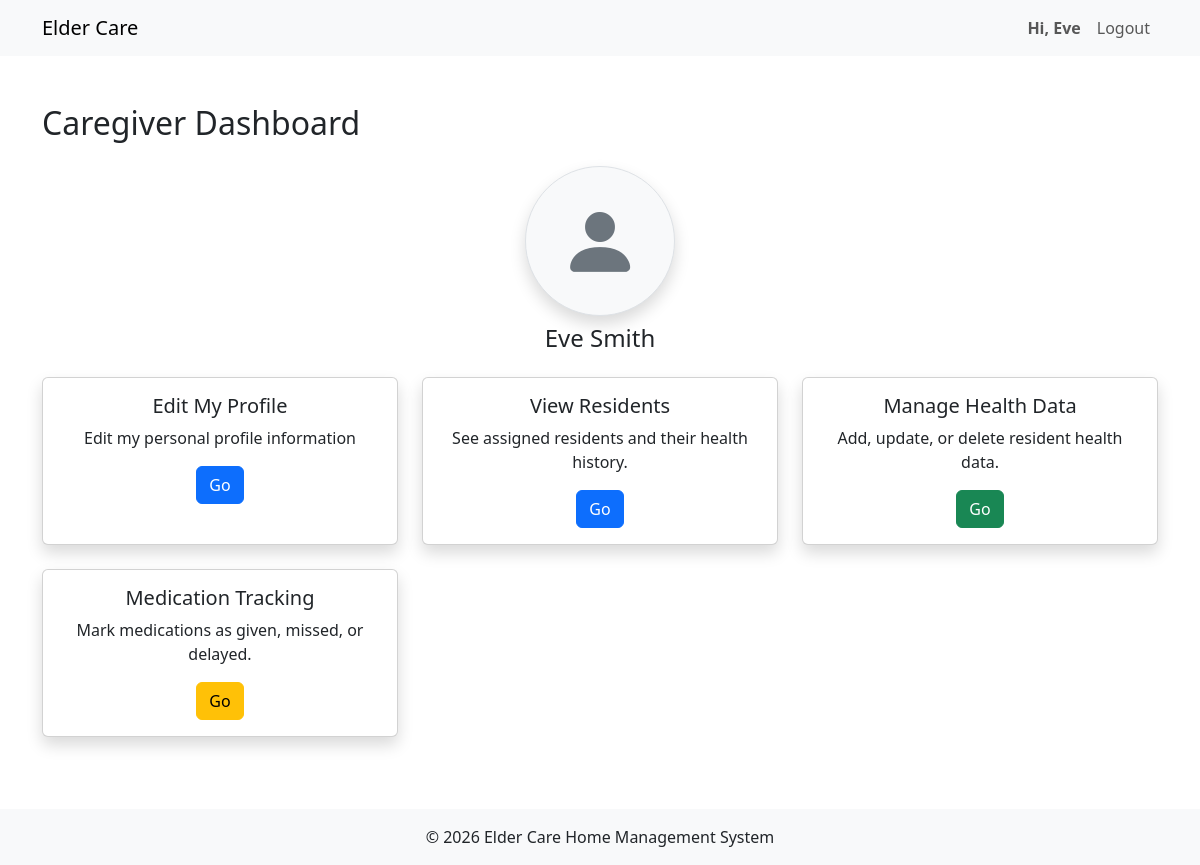
The app's page /caregivers/dashboard.php (signed in), older data.
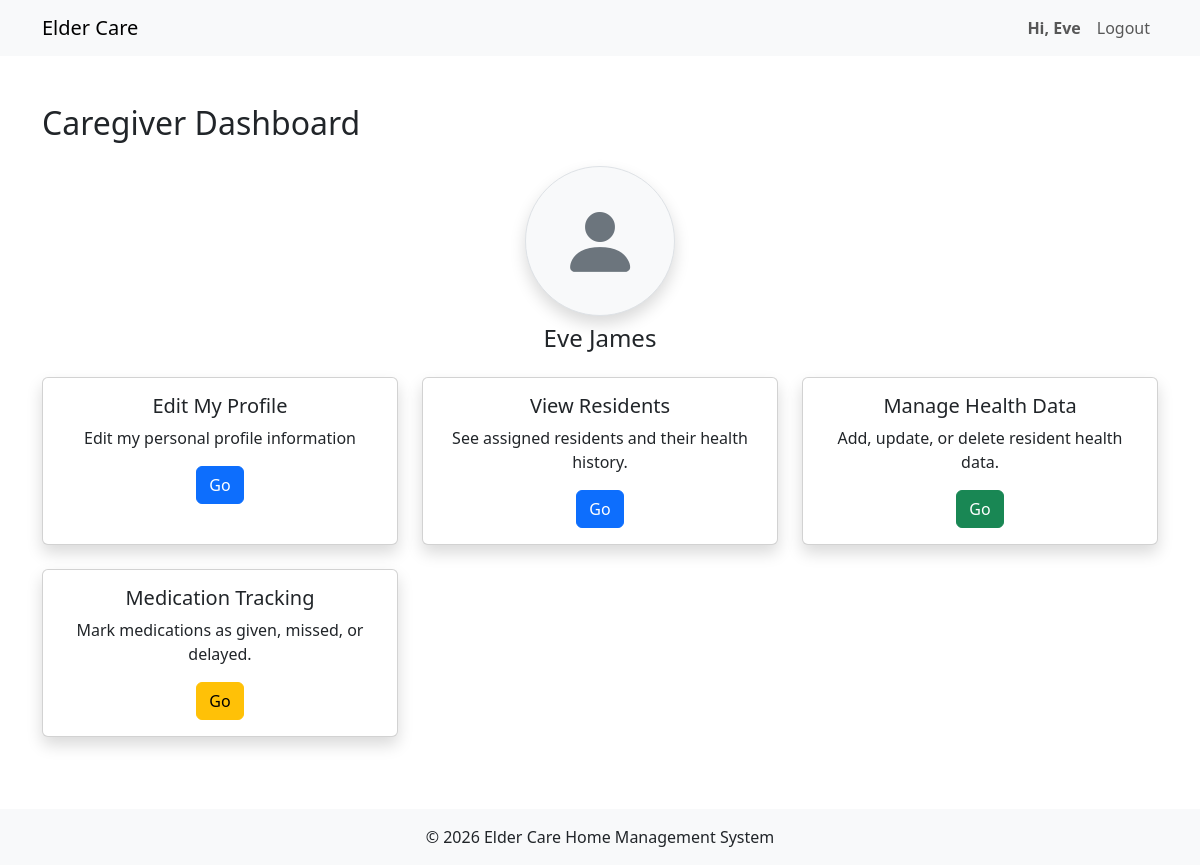
The same page, newer data.
### tables this page shows
CREATE TABLE `caregiver` (
  `empID` int(8) UNSIGNED NOT NULL,
  `user_id` int(11) NOT NULL,
  `phone` varchar(15) DEFAULT NULL,
  `fname` varchar(50) DEFAULT NULL,
  `lname` varchar(50) DEFAULT NULL,
  `profilePhoto` text DEFAULT NULL
);

### caregivers/dashboard.php (the view, shortened to what this page needs)
<?php
include '../includes/header.php';
$user_id = $_SESSION['user_id'];
$stmt = $conn->prepare("SELECT fname, lname, profilePhoto FROM caregiver WHERE user_id=?");
$stmt->execute([$user_id]);
$caregiver = $stmt->fetch();
?>
<div class="container mt-5">
    <h2 class="mb-4">Caregiver Dashboard</h2>
    <div class="text-center mb-4">
        <?php if(!empty($caregiver['profilePhoto']) && file_exists("../uploads/caregivers/".$caregiver['profilePhoto'])): ?>
            <img src="../uploads/caregivers/<?= htmlspecialchars($caregiver['profilePhoto']) ?>"
                 alt="Profile Photo" class="rounded-circle shadow" style="width:150px;height:150px;object-fit:cover;">
        <?php else: ?>
            <div class="rounded-circle bg-light border shadow d-inline-flex justify-content-center align-items-center"
                 style="width:150px;height:150px;">
                <i class="bi bi-person-fill" style="font-size:80px;color:#6c757d;"></i>
            </div>
        <?php endif; ?>
        <h4 class="mt-2"><?= htmlspecialchars($caregiver['fname'] . ' ' . $caregiver['lname']) ?></h4>
    </div>
    <div class="row">
        <div class="col-md-4 mb-4">
            <div class="card shadow h-100">
                <div class="card-body text-center">
                    <h5 class="card-title">Edit My Profile</h5>
                    <p class="card-text">Edit my personal profile information</p>
                    <a href="profile.php" class="btn btn-primary">Go</a>
                </div>
            </div>
        </div>
        <div class="col-md-4 mb-4">
            <div class="card shadow h-100">
                <div class="card-body text-center">
                    <h5 class="card-title">View Residents</h5>
                    <p class="card-text">See assigned residents and their health history.</p>
                    <a href="view_residents.php" class="btn btn-primary">Go</a>
                </div>
            </div>
        </div>
        <div class="col-md-4 mb-4">
            <div class="card shadow h-100">
                <div class="card-body text-center">
                    <h5 class="card-title">Manage Health Data</h5>
                    <p class="card-text">Add, update, or delete resident health data.</p>
                    <a href="manage_health.php" class="btn btn-success">Go</a>
                </div>
            </div>
        </div>
        <div class="col-md-4 mb-4">
            <div class="card shadow h-100">
                <div class="card-body text-center">
                    <h5 class="card-title">Medication Tracking</h5>
                    <p class="card-text">Mark medications as given, missed, or delayed.</p>
                    <a href="medication_status.php" class="btn btn-warning">Go</a>
                </div>
            </div>
        </div>
    </div>
</div>
<?php include '../includes/footer.php'; ?>

Row changes from the older to the newer data that the page shows:
changed caregiver: fname+lname "Eve Smith" → "Eve James"
